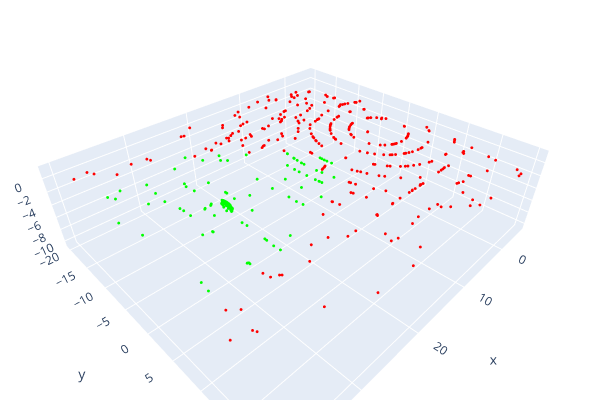

Source (notebook cell):
### Code cell
colors = np.zeros(val_predictions.shape)
for clas in range(3):
    colors[:, :, clas] = (np.argmax(val_predictions, axis=-1) == clas).astype(np.int32)

pcd = o3d.geometry.PointCloud()
pcd.points = o3d.utility.Vector3dVector(validation_batch[0][0])
pcd.colors = o3d.utility.Vector3dVector(colors[0])
o3d.visualization.draw_plotly([pcd])

### Figure 1 — Plotly figure (JSON) as saved in the notebook; plotly's stock layout.template omitted (floating-point values rounded to 4 significant figures; data arrays with more than 128 entries replaced by an {"elided": "..."} marker saying what was removed)
{"data": [{"marker": {"color": {"elided": "500x3 int values"}, "size": 1}, "mode": "markers", "type": "scatter3d", "x": {"elided": "500 float values"}, "y": {"elided": "500 float values"}, "z": {"elided": "500 float values"}}], "layout": {"height": 400, "margin": {"b": 0, "l": 0, "r": 0, "t": 0}, "scene": {"camera": {"center": {"x": 0, "y": 0, "z": 0}, "up": {"x": 0, "y": 0, "z": 1}}}, "showlegend": false, "width": 600}}
